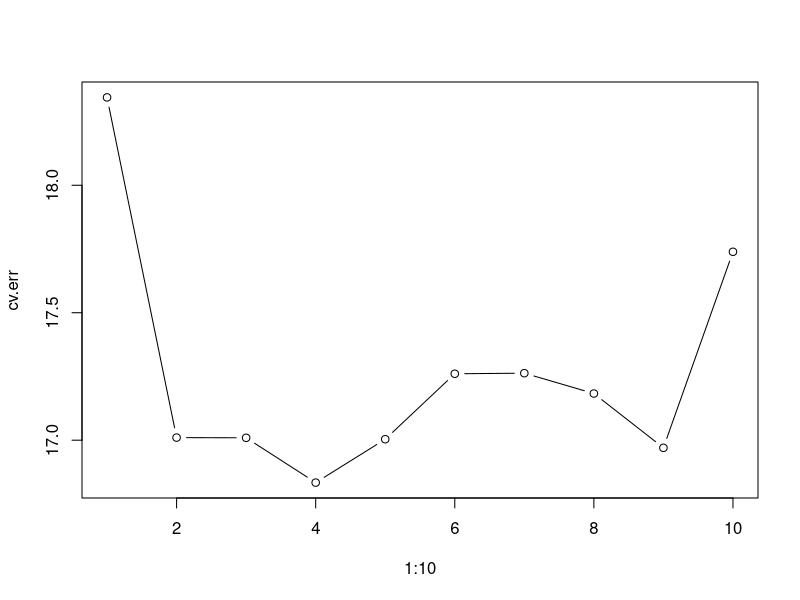

This chart was generated by the following R code:
## ---- chunk 1
require(stats)
require(boot)
require(readr)
## ---- chunk 2
col.names = c("displacement", "horsepower", "weight", "acceleration", "mpg")
cars <- read_csv(file="auto-mpg.csv", col_names=col.names)
## ---- chunk 3
glm.fit.1 <- glm(mpg~poly(displacement+horsepower+weight+acceleration,1), data=cars)
glm.fit.2 <- glm(mpg~poly(displacement+horsepower+weight+acceleration,2), data=cars)
glm.fit.3 <- glm(mpg~poly(displacement+horsepower+weight+acceleration,3), data=cars)
glm.fit.4 <- glm(mpg~poly(displacement+horsepower+weight+acceleration,4), data=cars)
glm.fit.5 <- glm(mpg~poly(displacement+horsepower+weight+acceleration,5), data=cars)
glm.fit.6 <- glm(mpg~poly(displacement+horsepower+weight+acceleration,6), data=cars)
glm.fit.7 <- glm(mpg~poly(displacement+horsepower+weight+acceleration,7), data=cars)
glm.fit.8 <- glm(mpg~poly(displacement+horsepower+weight+acceleration,8), data=cars)
glm.fit.9 <- glm(mpg~poly(displacement+horsepower+weight+acceleration,9), data=cars)
glm.fit.10 <- glm(mpg~poly(displacement+horsepower+weight+acceleration,10), data=cars)
## ---- chunk 4
set.seed(284)
cv.err.1 <- cv.glm(cars,glm.fit.1,K=5)$delta[1]
cv.err.2 <- cv.glm(cars,glm.fit.2,K=5)$delta[1]
cv.err.3 <- cv.glm(cars,glm.fit.3,K=5)$delta[1]
cv.err.4 <- cv.glm(cars,glm.fit.4,K=5)$delta[1]
cv.err.5 <- cv.glm(cars,glm.fit.5,K=5)$delta[1]
cv.err.6 <- cv.glm(cars,glm.fit.6,K=5)$delta[1]
cv.err.7 <- cv.glm(cars,glm.fit.7,K=5)$delta[1]
cv.err.8 <- cv.glm(cars,glm.fit.8,K=5)$delta[1]
cv.err.9 <- cv.glm(cars,glm.fit.9,K=5)$delta[1]
cv.err.10 <- cv.glm(cars,glm.fit.10,K=5)$delta[1]


cv.err <- rbind(cv.err.1, cv.err.2,cv.err.3,cv.err.4,cv.err.5,cv.err.6,cv.err.7,cv.err.8, cv.err.9, cv.err.10)
## ---- chunk 5
plot(x = 1:10, cv.err, type='b')
## ---- chunk 6
poly.fit <-function(degree){
  glm.fit <- glm(mpg~poly(displacement+horsepower+weight+acceleration,degree), data=cars)
  return(glm.fit)}

max.degree = 8

glm.fit.all <- sapply(1:max.degree, FUN=poly.fit)
## ---- chunk 7
cross.validate <- function(models){
  print(models)
  cv.err <- cv.glm(cars, models, K=5)$delta
  #print(cv.err)
  }
